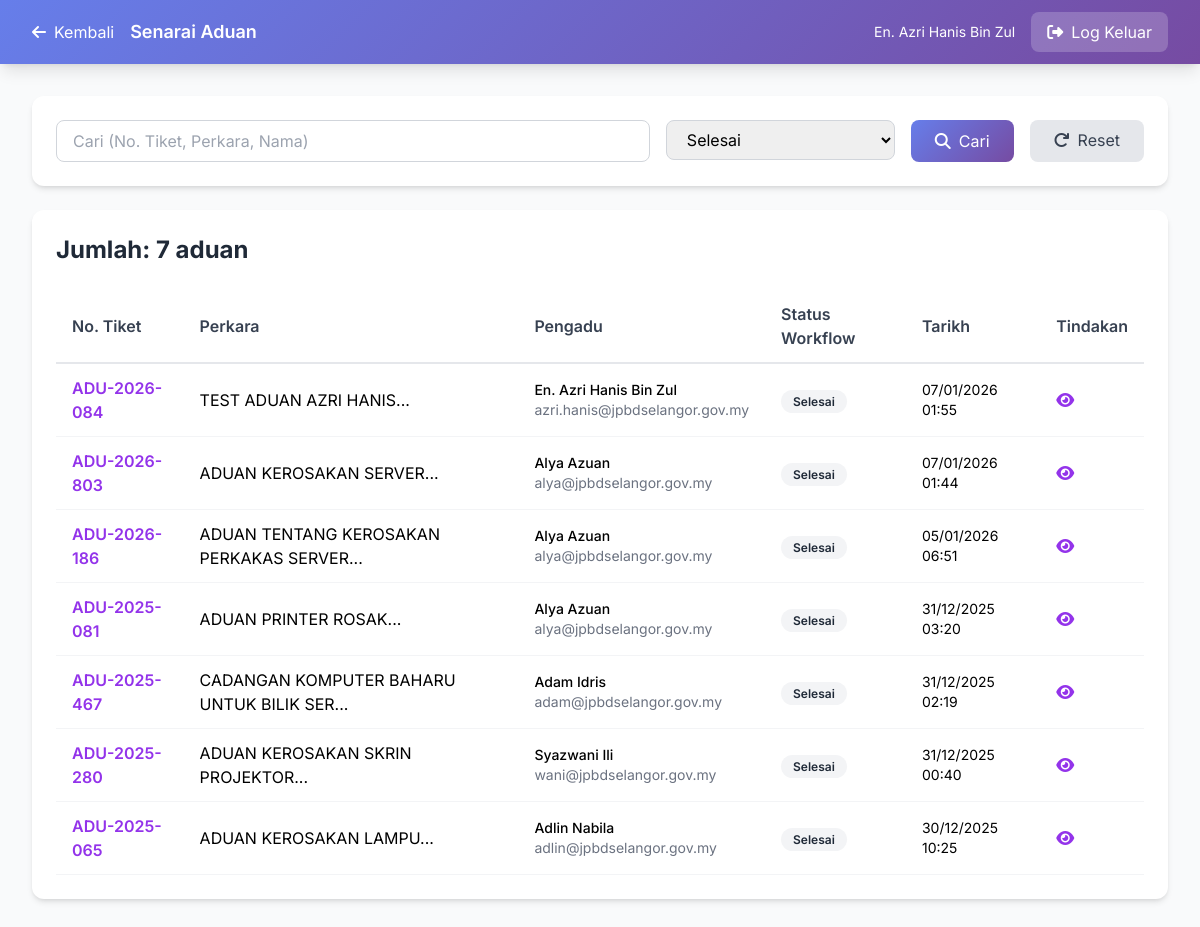
/admin/unit-aduan-dalaman/complaints.php?workflow_status=selesai (signed in), run on the app's committed database.
### tables this page shows
CREATE TABLE `complaints` (
  `id` int NOT NULL,
  `ticket_number` varchar(50) NOT NULL,
  `jenis` enum('aduan','cadangan') NOT NULL,
  `perkara` varchar(500) NOT NULL,
  `keterangan` text NOT NULL,
  `user_id` int DEFAULT NULL,
  `nama_pengadu` varchar(255) NOT NULL,
  `alamat` text,
  `no_telefon` varchar(50) DEFAULT NULL,
  `poskod` varchar(10) DEFAULT NULL,
  `jawatan` varchar(255) DEFAULT NULL,
  `bahagian` varchar(255) DEFAULT NULL,
  `tingkat` varchar(50) DEFAULT NULL,
  `email` varchar(255) NOT NULL,
  `no_sambungan` varchar(50) DEFAULT NULL,
  `jenis_aset` varchar(100) DEFAULT NULL,
  `no_pendaftaran_aset` varchar(100) DEFAULT NULL,
  `pengguna_akhir` varchar(255) DEFAULT NULL,
  `tarikh_kerosakan` date DEFAULT NULL,
  `perihal_kerosakan` varchar(255) DEFAULT NULL,
  `perihal_kerosakan_value` varchar(100) DEFAULT NULL,
  `officer_id` int DEFAULT NULL,
  `pegawai_penerima` varchar(255) DEFAULT NULL,
  `status` enum('pending','dalam_pemeriksaan','sedang_dibaiki','selesai','dibatalkan') DEFAULT 'pending',
  `workflow_status` enum('baru','disahkan_unit_aduan','dimajukan_unit_aset','dalam_semakan_unit_aset','dimajukan_pegawai_pelulus','diluluskan','ditolak','dimajukan_unit_it','selesai') DEFAULT 'baru',
  `unit_aduan_verified_by` int DEFAULT NULL,
  `priority` enum('rendah','sederhana','tinggi','kritikal') DEFAULT 'sederhana',
  `progress` int DEFAULT '0',
  `rating` enum('cemerlang','baik','memuaskan','tidak_memuaskan') DEFAULT NULL,
  `feedback_comment` text,
  `created_at` timestamp NOT NULL DEFAULT CURRENT_TIMESTAMP,
  `updated_at` timestamp NOT NULL DEFAULT CURRENT_TIMESTAMP ON UPDATE CURRENT_TIMESTAMP,
  `completed_at` timestamp NULL DEFAULT NULL,
  `unit_aduan_verified_at` datetime DEFAULT NULL,
  `dimajukan_ke` int DEFAULT NULL COMMENT 'Unit Aset Officer ID',
  `tindakan_susulan` text,
  `tindakan_kesimpulan` text,
  `unit_aset_officer_id` int DEFAULT NULL,
  `unit_aset_reviewed_at` datetime DEFAULT NULL,
  `pegawai_pelulus_id` int DEFAULT NULL,
  `pegawai_pelulus_reviewed_at` datetime DEFAULT NULL,
  `pegawai_pelulus_status` enum('diluluskan','ditolak','pending') DEFAULT 'pending',
  `unit_aset_processed_by` int DEFAULT NULL COMMENT 'User ID who processed in Unit Aset',
  `unit_aset_processed_at` datetime DEFAULT NULL COMMENT 'When Unit Aset processed',
  `approval_officer_id` int DEFAULT NULL COMMENT 'Approval officer for this complaint',
  `unit_it_officer_id` int DEFAULT NULL COMMENT 'Unit IT officer assigned to execute the work',
  `unit_it_assigned_at` datetime DEFAULT NULL COMMENT 'When Unit IT was assigned',
  `unit_it_completed_by` int DEFAULT NULL COMMENT 'User ID who completed in Unit IT',
  `unit_it_completed_at` datetime DEFAULT NULL COMMENT 'When Unit IT completed the work'
);

### config/config.php (called while the page is built, shortened)
<?php
function sanitize($data) {
    $data = trim($data);
    $data = stripslashes($data);
    $data = htmlspecialchars($data, ENT_QUOTES, 'UTF-8');
    return $data;
}
function isLoggedIn() {
    return isset($_SESSION['user_id']) && !empty($_SESSION['user_id']);
}
function getUser() {
    return [
        'id' => $_SESSION['user_id'] ?? null,
        'nama' => $_SESSION['nama'] ?? null,
        'email' => $_SESSION['email'] ?? null,
        'role' => $_SESSION['role'] ?? 'user',
        'active_role' => $_SESSION['active_role'] ?? $_SESSION['role'] ?? 'user'
    ];
}

### admin/unit-aduan-dalaman/complaints.php (the view, shortened to what this page needs)
<?php
require_once __DIR__ . '/../../config/config.php';
$db = getDB();
$workflow_filter = $_GET['workflow_status'] ?? 'all';
$search = sanitize($_GET['search'] ?? '');
$sql = "
    SELECT c.*,
           u.nama_penuh as verified_by_name,
           uao.nama as dimajukan_ke_nama
    FROM complaints c
    LEFT JOIN users u ON c.unit_aduan_verified_by = u.id
    LEFT JOIN unit_aset_officers uao ON c.dimajukan_ke = uao.id
    WHERE 1=1
";
$params = [];
if ($workflow_filter !== 'all') {
    $sql .= " AND c.workflow_status = ?";
    $params[] = $workflow_filter;
}
$sql .= " ORDER BY c.created_at DESC";
$stmt = $db->prepare($sql);
$stmt->execute($params);
$complaints = $stmt->fetchAll();
$user = getUser();
?>
<!DOCTYPE html>
<html lang="ms">
<head>
    <script src="https://cdn.tailwindcss.com"></script>
    <link href="https://cdnjs.cloudflare.com/ajax/libs/font-awesome/6.4.0/css/all.min.css" rel="stylesheet">
</head>
<body class="bg-gray-50">
    <nav class="gradient-bg text-white shadow-lg">
        <div class="max-w-7xl mx-auto px-4 sm:px-6 lg:px-8">
            <div class="flex justify-between items-center h-16">
                <div class="flex items-center space-x-4">
                    <a href="index.php" class="flex items-center space-x-2 hover:opacity-80">
                        <i class="fas fa-arrow-left"></i>
                        <span>Kembali</span>
                    </a>
                    <span class="font-semibold text-lg">Senarai Aduan</span>
                </div>
                <div class="flex items-center space-x-4">
                    <span class="text-sm"><?php echo htmlspecialchars($user['nama']); ?></span>
                    <a href="../../api/logout.php" class="px-4 py-2 bg-white bg-opacity-20 rounded-lg hover:bg-opacity-30 transition">
                        <i class="fas fa-sign-out-alt mr-2"></i>Log Keluar
                    </a>
                </div>
            </div>
        </div>
    </nav>
    <div class="max-w-7xl mx-auto px-4 sm:px-6 lg:px-8 py-8">
        <div class="bg-white rounded-xl shadow-md p-6 mb-6">
            <form method="GET" class="flex flex-wrap gap-4">
                <div class="flex-1 min-w-[200px]">
                    <input type="text" name="search" value="<?php echo htmlspecialchars($search); ?>"
                        placeholder="Cari (No. Tiket, Perkara, Nama)"
                        class="w-full px-4 py-2 border border-gray-300 rounded-lg focus:ring-2 focus:ring-purple-500 focus:border-transparent">
                </div>
                <div>
                    <select name="workflow_status" class="px-4 py-2 border border-gray-300 rounded-lg focus:ring-2 focus:ring-purple-500">
                        <option value="selesai" <?php echo $workflow_filter === 'selesai' ? 'selected' : ''; ?>>Selesai</option>
                    </select>
                </div>
                <button type="submit" class="px-6 py-2 gradient-bg text-white rounded-lg hover:opacity-90">
                    <i class="fas fa-search mr-2"></i>Cari
                </button>
                <a href="complaints.php" class="px-6 py-2 bg-gray-200 text-gray-700 rounded-lg hover:bg-gray-300">
                    <i class="fas fa-redo mr-2"></i>Reset
                </a>
            </form>
        </div>
        <div class="bg-white rounded-xl shadow-md p-6">
            <h2 class="text-2xl font-bold text-gray-800 mb-6">
                Jumlah: <?php echo count($complaints); ?> aduan
            </h2>
            <div class="overflow-x-auto">
                <table class="w-full">
                    <thead>
                        <tr class="border-b-2 border-gray-200">
                            <th class="text-left py-3 px-4 font-semibold text-gray-700">No. Tiket</th>
                            <th class="text-left py-3 px-4 font-semibold text-gray-700">Perkara</th>
                            <th class="text-left py-3 px-4 font-semibold text-gray-700">Pengadu</th>
                            <th class="text-left py-3 px-4 font-semibold text-gray-700">Status Workflow</th>
                            <th class="text-left py-3 px-4 font-semibold text-gray-700">Tarikh</th>
                            <th class="text-left py-3 px-4 font-semibold text-gray-700">Tindakan</th>
                        </tr>
                    </thead>
                    <tbody>
                        <?php if (empty($complaints)): ?>
                        <tr>
                            <td colspan="6" class="text-center py-8 text-gray-500">
                                <i class="fas fa-inbox text-4xl mb-2"></i>
                                <p>Tiada aduan dijumpai</p>
                            </td>
                        </tr>
                        <?php else: ?>
                            <?php foreach ($complaints as $complaint): ?>
                            <tr class="border-b border-gray-100 hover:bg-gray-50">
                                <td class="py-3 px-4">
                                    <span class="font-semibold text-purple-600"><?php echo htmlspecialchars($complaint['ticket_number']); ?></span>
                                </td>
                                <td class="py-3 px-4"><?php echo htmlspecialchars(substr($complaint['perkara'], 0, 40)); ?>...</td>
                                <td class="py-3 px-4">
                                    <div class="text-sm">
                                        <div class="font-medium"><?php echo htmlspecialchars($complaint['nama_pengadu']); ?></div>
                                        <div class="text-gray-500"><?php echo htmlspecialchars($complaint['email']); ?></div>
                                    </div>
                                </td>
                                <td class="py-3 px-4">
                                    <?php
                                    $workflow_colors = [
                                        'baru' => 'bg-yellow-100 text-yellow-800',
                                        'disahkan_unit_aduan' => 'bg-green-100 text-green-800',
                                        'dimajukan_unit_aset' => 'bg-purple-100 text-purple-800',
                                        'dalam_semakan_unit_aset' => 'bg-blue-100 text-blue-800',
                                        'dimajukan_pegawai_pelulus' => 'bg-indigo-100 text-indigo-800',
                                        'diluluskan' => 'bg-teal-100 text-teal-800',
                                        'ditolak' => 'bg-red-100 text-red-800',
                                        'selesai' => 'bg-gray-100 text-gray-800'
                                    ];
                                    $workflow_labels = [
                                        'baru' => 'Baru',
                                        'disahkan_unit_aduan' => 'Disahkan Unit Aduan',
                                        'dimajukan_unit_aset' => 'Dimajukan ke Unit Aset',
                                        'dalam_semakan_unit_aset' => 'Dalam Semakan Unit Aset',
                                        'dimajukan_pegawai_pelulus' => 'Dimajukan ke Pegawai Pelulus',
                                        'diluluskan' => 'Diluluskan',
                                        'ditolak' => 'Ditolak',
                                        'selesai' => 'Selesai'
                                    ];
                                    $color = $workflow_colors[$complaint['workflow_status']] ?? 'bg-gray-100 text-gray-800';
                                    $label = $workflow_labels[$complaint['workflow_status']] ?? $complaint['workflow_status'];
                                    ?>
                                    <span class="px-3 py-1 rounded-full text-xs font-semibold <?php echo $color; ?>">
                                        <?php echo $label; ?>
                                    </span>
                                </td>
                                <td class="py-3 px-4 text-sm"><?php echo date('d/m/Y H:i', strtotime($complaint['created_at'])); ?></td>
                                <td class="py-3 px-4">
                                    <a href="view_complaint.php?id=<?php echo $complaint['id']; ?>"
                                       class="text-purple-600 hover:text-purple-800 mr-3" title="Lihat & Proses">
                                        <i class="fas fa-eye"></i>
                                    </a>
                                </td>
                            </tr>
                            <?php endforeach; ?>
                        <?php endif; ?>
                    </tbody>
                </table>
            </div>
        </div>
    </div>
</body>
</html>

### admin/unit-aduan-dalaman/complaints.php (style rules this page uses)
* { font-family: 'Inter', sans-serif; }
.gradient-bg { background: linear-gradient(135deg, #667eea 0%, #764ba2 100%); }

### data on the page
complaints: ticket_number "ADU-2026-084", perkara "TEST ADUAN AZRI HANIS", nama_pengadu "En. Azri Hanis Bin Zul", email "azri.hanis@jpbdselangor.gov.my", workflow_status "Selesai", created_at "07/01/2026 01:55"
complaints: ticket_number "ADU-2026-803", perkara "ADUAN KEROSAKAN SERVER", nama_pengadu "Alya Azuan", email "alya@jpbdselangor.gov.my", workflow_status "Selesai", created_at "07/01/2026 01:44"
complaints: ticket_number "ADU-2026-186", perkara "ADUAN TENTANG KEROSAKAN PERKAKAS SERVER", nama_pengadu "Alya Azuan", email "alya@jpbdselangor.gov.my", workflow_status "Selesai", created_at "05/01/2026 06:51"
complaints: ticket_number "ADU-2025-081", perkara "ADUAN PRINTER ROSAK", nama_pengadu "Alya Azuan", email "alya@jpbdselangor.gov.my", workflow_status "Selesai", created_at "31/12/2025 03:20"
complaints: ticket_number "ADU-2025-467", perkara "CADANGAN KOMPUTER BAHARU UNTUK BILIK SER", nama_pengadu "Adam Idris", email "adam@jpbdselangor.gov.my", workflow_status "Selesai", created_at "31/12/2025 02:19"
complaints: ticket_number "ADU-2025-280", perkara "ADUAN KEROSAKAN SKRIN PROJEKTOR", nama_pengadu "Syazwani Ili", email "wani@jpbdselangor.gov.my", workflow_status "Selesai", created_at "31/12/2025 00:40"
complaints: ticket_number "ADU-2025-065", perkara "ADUAN KEROSAKAN LAMPU", nama_pengadu "Adlin Nabila", email "adlin@jpbdselangor.gov.my", workflow_status "Selesai", created_at "30/12/2025 10:25"

### other printed values
$user['nama'] "En. Azri Hanis Bin Zul"
count($complaints) "7"
